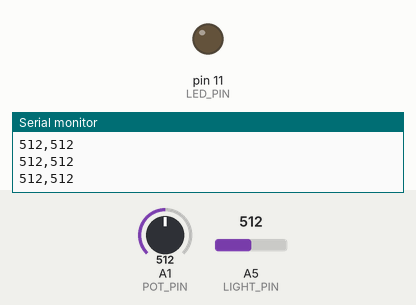
Bench run of a sketch on a simulated Arduino Uno, built with avr-gcc and run on an emulated ATmega328P. Shown: output pins drawn as LEDs (lit = HIGH), the last lines printed to the serial monitor. Inputs (shaded band) come from the test bench; at power-on: A1 (POT_PIN) = 512, A5 (LIGHT_PIN) = 512.

Above: at 1.2 s.
1.3 s: A1 (POT_PIN) set to 524
At 2.0 s:
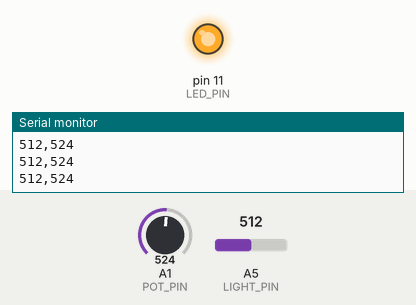
2.8 s: A1 (POT_PIN) set to 511
At 3.5 s:
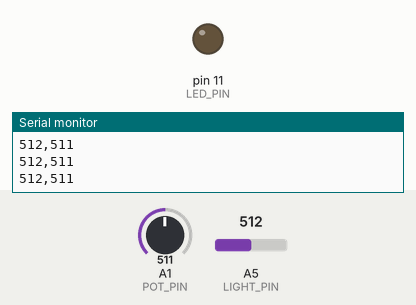
4.3 s: A1 (POT_PIN) set to 716
At 4.9 s:
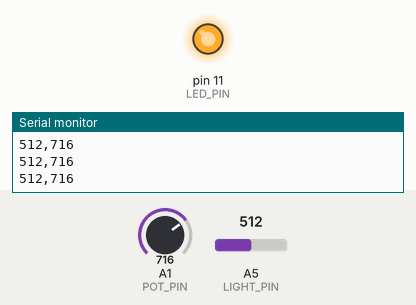
Timing chart, 0 to 7.3 s (numbered marks = the images above; inputs shaded):
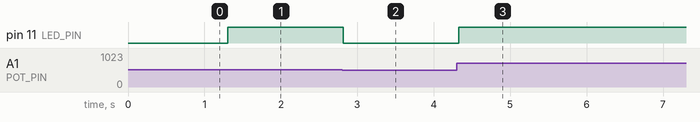

Measured:
- the behaviour switches between 512 and 513 on A1 (POT_PIN) (found by bisection; images 0 and 1)
- after the input at 1.3 s, pin 11 (LED_PIN): LOW → HIGH at once
- after the input at 2.8 s, pin 11 (LED_PIN): HIGH → LOW at once
- after the input at 4.3 s, pin 11 (LED_PIN): LOW → HIGH at once

The sketch:

pot_threshold.ino
```cpp
int LED_PIN   = 11;
int POT_PIN   = A1;
int LIGHT_PIN = A5;

void setup() {
  pinMode(LED_PIN, OUTPUT);
  Serial.begin(9600);
}

void loop() {
  int threshold = analogRead(POT_PIN);
  int light     = analogRead(LIGHT_PIN);

  Serial.print(light);
  Serial.print(",");
  Serial.println(threshold);

  if (light < threshold) {
    digitalWrite(LED_PIN, HIGH);
  } else {
    digitalWrite(LED_PIN, LOW);
  }

  delay(100);
}
```
